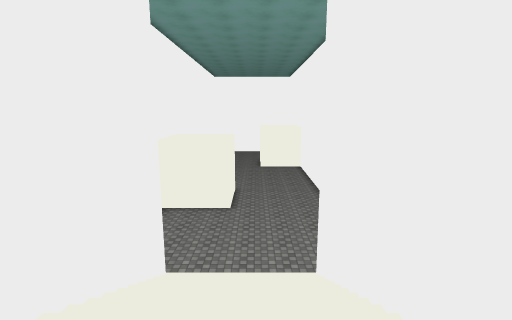
[1] (above)

12 first-person views from a walk through a Unity game level. The camera is 1.3 m above the floor, tilts 10° down and sees 85° across. The floor is counted in squares, 1 m on a side. Each view is taken from the middle of a square. On the plan, view 1 faces up. The plan holds only what a view shows up to about 13 squares ahead; the rest is blank. The player is left out. Surface patterns are stand-ins for the level's own textures.

[2]
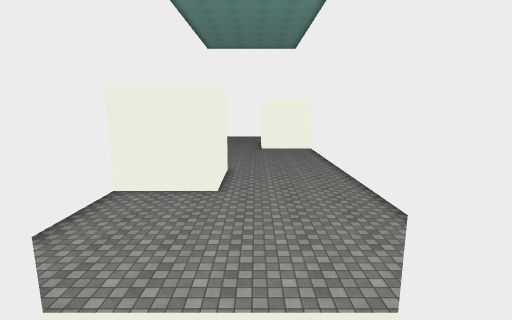

[3]
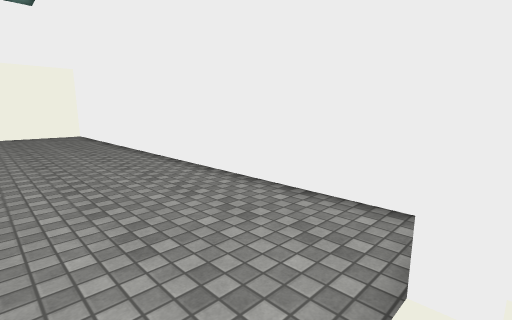

[4]
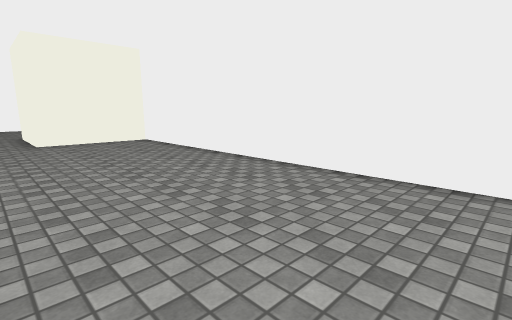

[5]
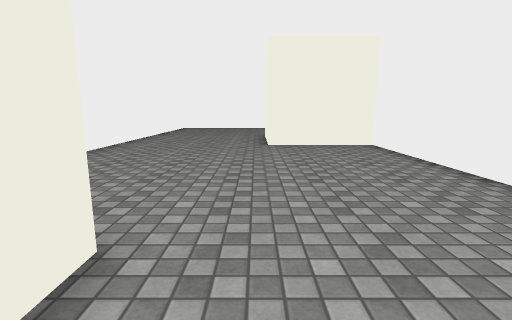

[6]
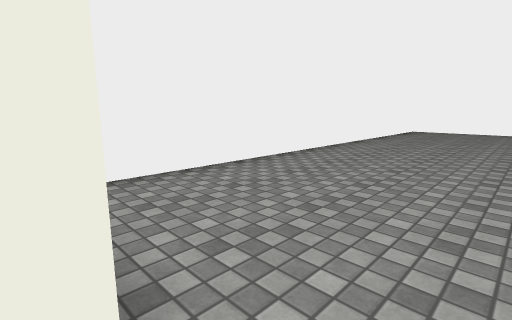

[7]
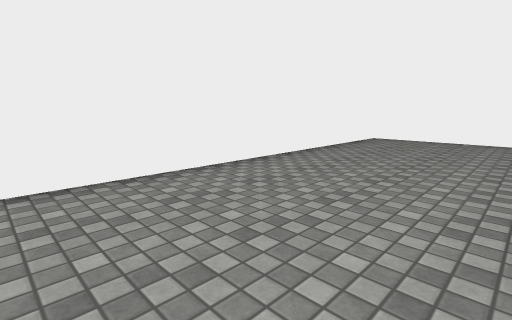

[8]
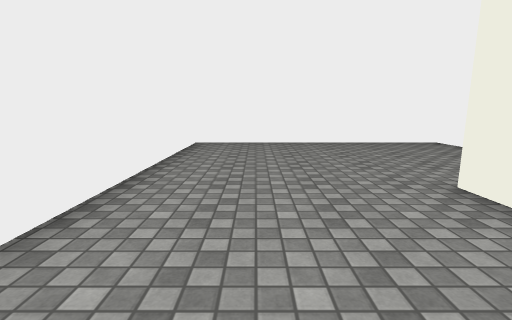

[9]
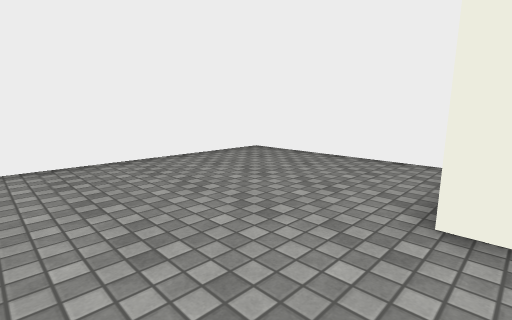

[10]
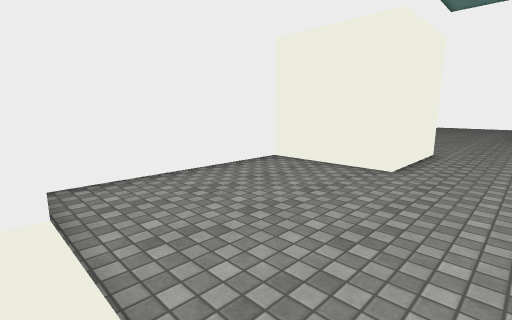

[11]
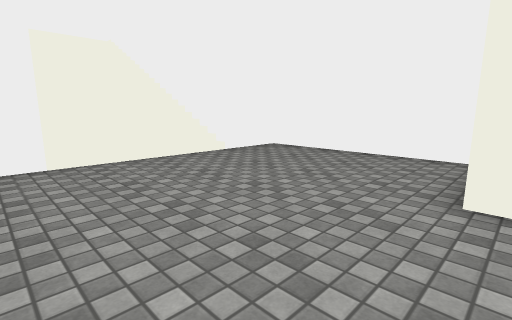

[12]
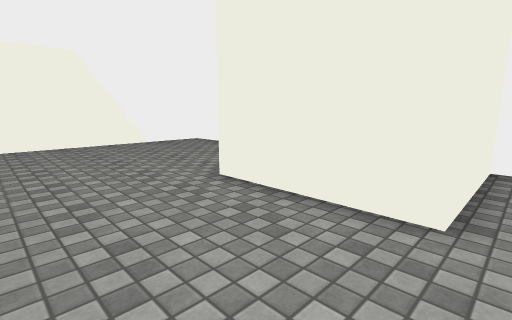

### Floor plan
Key: @ floor where view 1 was taken; # wall or solid block; . floor; / step, stairs or slope.
Columns run from 6 left of view 1 to 5 right of it. Each row starts with its distance up from view 1.
 39 ############
 38 #..........#
 37 #..........#
 36 #..........#
 35 #..........#
 34 #..........#
 33 #..........#
 32 #..........#
 31 #......#
 30 #......#
 29 #......#
 28 #......#####
 27 #..........#
 26 #..........#
 25 #..........#
 24 #..........#
 23 #..........#
 22 #..........#
 21 #..........#
 20 #..........#
 19 #####......#
 18     #......#
 17     #......#
 16 #####......#
 15 #..........#
 14 #..........#
 13 #..........#
 12 #..........#
 11 #..........#
 10 #..........#
  9 #..........#
  8 ####////##
  7    #////#
  6    #////#
  5    #////#
  4    #////#
  3    #////#
  2     ////#
  1      ///
  0       @/

Where each view was taken, in squares from view 1:
view 1: 0 up, 0 right, facing up
view 2: 5 up, 0 right, facing up
view 3: 8 up, 0 right, facing up-right
view 4: 15 up, 1 left, facing up-right
view 5: 17 up, 0 right, facing up
view 6: 19 up, 0 right, facing up-left
view 7: 25 up, 0 right, facing up-left
view 8: 27 up, 3 left, facing up
view 9: 31 up, 3 left, facing up-right
view 10: 8 up, 1 right, facing up-left
view 11: 16 up, 3 right, facing down-left
view 12: 20 up, 2 right, facing down-left
